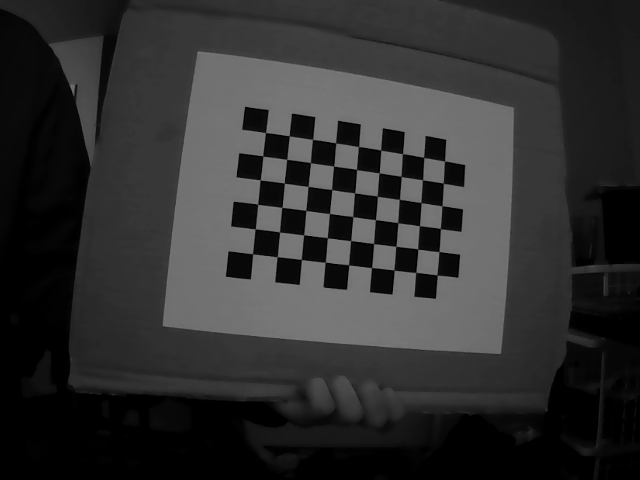
#> input picture computer_vision/calibration/calibration_images_left/0_capture_device0.png, 640 x 480 px; its folder holds 3 pictures in this run
$ python parameter_tuning.py   (older library calls are emulated)
#> lines starting #> are read from the running program, lines starting #| are printed output that depends on the picture; pictures that were not available may be replaced by others from this repository, and a replacement may not be noted
import cv2
import glob
import numpy as np
from computer_vision import config

# tunning strategy
"""
1) Determine a good default state as the base for incremental changes
2) One parameter at a time increment values, select the best choice, and use
    best choice as new current/default. Repeat this step for each parameter
"""

# default
current_minDisparity=0
current_numDisparities=64
current_blockSize=15
current_disp12MaxDiff=1
current_uniquenessRatio=7
current_speckleWindowSize=100
current_speckleRange=2

current_map = None

test_image_index = 0

title = (
    f"numDisp {current_numDisparities}, " + \
    f"blockSize {current_blockSize}, " + \
    f"MaxDiff {current_disp12MaxDiff}, " + \
    f"uniqRatio {current_uniquenessRatio}, " + \
    f"specWindSize {current_speckleWindowSize}, " + \
    f"specRange {current_speckleRange}"
)


def rectify_images():
    images_names = sorted(glob.glob(config.CALIBRATION_IMAGES_LEFT_PATH + "*"))
    im = cv2.imread(images_names[0], cv2.IMREAD_GRAYSCALE)
#> im is the input picture: shape (480, 640); min 0, max 128, mean 47.6
    imageSize = im.shape[::-1]
#> imageSize = (640, 480)

    # load the calibration results
    if config.IS_FISHEYE:
        data = np.load(config.CALIBRATION_PATH + config.CALIBRATION_VAR_FILE_FISHEYE)
#> (reads computer_vision/calibration/stereo_calibration_fisheye.npz from the repository)
    else:
        data = np.load(config.CALIBRATION_PATH + config.CALIBRATION_VAR_FILE)


    K1 = data["K1"]
    D1 = data["D1"]
    K2 = data["K2"]
    D2 = data["D2"]
    R = data["R"]
    T = data["T"]
    R1 = data["R1"]
    R2 = data["R2"]
    P1 = data["P1"]
    P2 = data["P2"]
    Q = data["Q"]

    if config.IS_FISHEYE:
        map1x, map1y = cv2.fisheye.initUndistortRectifyMap(
            K1, D1, R1, P1[:, :3], imageSize, cv2.CV_32FC1
        )

        map2x, map2y = cv2.fisheye.initUndistortRectifyMap(
            K2, D2, R2, P2[:, :3], imageSize, cv2.CV_32FC1
        )
    else:
        map1x, map1y = cv2.initUndistortRectifyMap(
            K1, D1, R1, P1, imageSize, cv2.CV_32FC1
        )

        map2x, map2y = cv2.initUndistortRectifyMap(
            K2, D2, R2, P2, imageSize, cv2.CV_32FC1
        )

    # do remapping based on grid findings
    imgs_l = sorted(glob.glob(config.CALIBRATION_TEST_IN_LEFT_PATH + "*"))
    imgs_r = sorted(glob.glob(config.CALIBRATION_TEST_IN_RIGHT_PATH + "*"))

    i = 0
    for img_l, img_r in zip(imgs_l, imgs_r):
        imL = cv2.imread(img_l, cv2.IMREAD_GRAYSCALE)
        imR = cv2.imread(img_r, cv2.IMREAD_GRAYSCALE)

        left_rect  = cv2.remap(imL,  map1x, map1y, cv2.INTER_LINEAR)
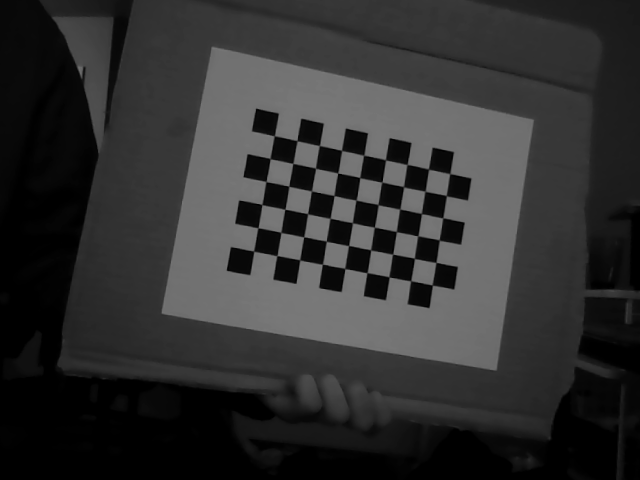
#> left_rect: shape (480, 640); min 0, max 126, mean 48.8
        right_rect = cv2.remap(imR, map2x, map2y, cv2.INTER_LINEAR)
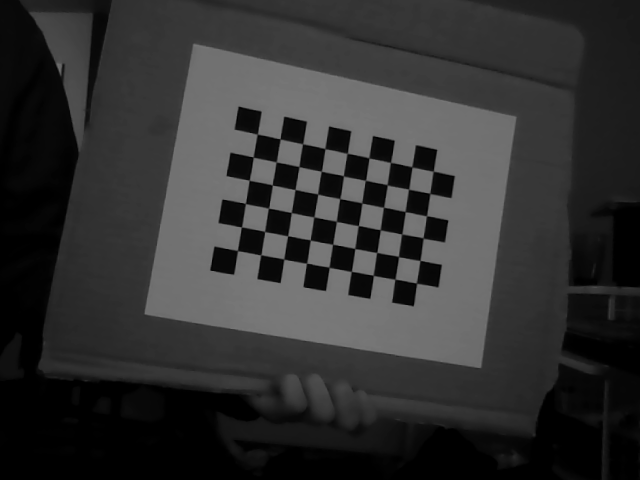
#> right_rect: shape (480, 640); min 0, max 126, mean 49.4

        cv2.imwrite(config.CALIBRATION_TEST_OUT_LEFT_PATH + f"left_rectified_img{i}.png", left_rect)
        cv2.imwrite(config.CALIBRATION_TEST_OUT_RIGHT_PATH + f"right_rectified_img{i}.png", right_rect)
        i+=1

    print("Baseline (m):", np.linalg.norm(T))


def build_disparity_map(
        minDisparity,
        numDisparities,
        blockSize,
        disp12MaxDiff=1,
        uniquenessRatio=10,
        speckleWindowSize=120,
        speckleRange=2,
        rect_img_index=0
    ):

    # create depth map
#> called with minDisparity = 0, numDisparities = 64, blockSize = 15, disp12MaxDiff = 1, uniquenessRatio = 7, speckleWindowSize = 100, speckleRange = 2, rect_img_index = 0
    img_path0 = config.CALIBRATION_TEST_OUT_LEFT_PATH + f"left_rectified_img{rect_img_index}.png"
    img_path1 = config.CALIBRATION_TEST_OUT_RIGHT_PATH + f"right_rectified_img{rect_img_index}.png"

    img0 = cv2.imread(img_path0, cv2.IMREAD_GRAYSCALE)
    img1 = cv2.imread(img_path1, cv2.IMREAD_GRAYSCALE)

    # stereo = cv2.StereoSGBM_create(numDisparities=128, blockSize=15)
    channels = 1 # since using grayscale use 1
    stereo = cv2.StereoSGBM_create(
        minDisparity=minDisparity,
        numDisparities=numDisparities,
        blockSize=blockSize,
        P1=8 * channels * blockSize**2, # recommended openCV formula
        P2=32 * channels * blockSize**2, # recommended openCV formula
        disp12MaxDiff=disp12MaxDiff,
        uniquenessRatio=uniquenessRatio,
        speckleWindowSize=speckleWindowSize,
        speckleRange=speckleRange
    )
    disparity = stereo.compute(img0, img1).astype(np.float32) / 16.0
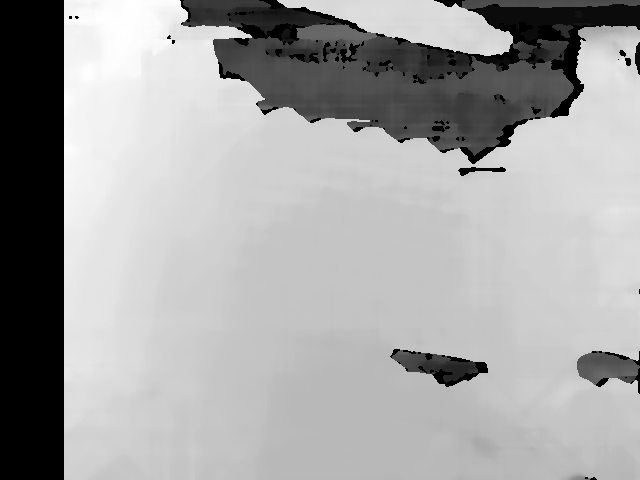
#> disparity: shape (480, 640) float32; min -1, max 21.06, mean 13.3; drawn with min black and max white
    map = cv2.normalize(disparity, None, 0, 255, cv2.NORM_MINMAX, cv2.CV_8U)

    return map


def tune_numDisparities(rect_img_index=0):
    # how far the matcher searches for a match
    # 16 - 512, val must be div by 16
#> called with rect_img_index = 0
    i = 16
    while i <= 512:
        current_numDisparities = i

        current_map = build_disparity_map(
            minDisparity=current_minDisparity,
            numDisparities=current_numDisparities,
            blockSize=current_blockSize,
            disp12MaxDiff=current_disp12MaxDiff,
            uniquenessRatio=current_uniquenessRatio,
            speckleWindowSize=current_speckleWindowSize,
            speckleRange=current_speckleRange,
            rect_img_index=rect_img_index
        )
#> call 2 of build_disparity_map, with minDisparity = 0, numDisparities = 16, blockSize = 15, disp12MaxDiff = 1, uniquenessRatio = 7, speckleWindowSize = 100, speckleRange = 2, rect_img_index = 0
#> in build_disparity_map (call 2), `disparity = stereo.compute(img0, img1).astype(np.float32) / 16.0`:
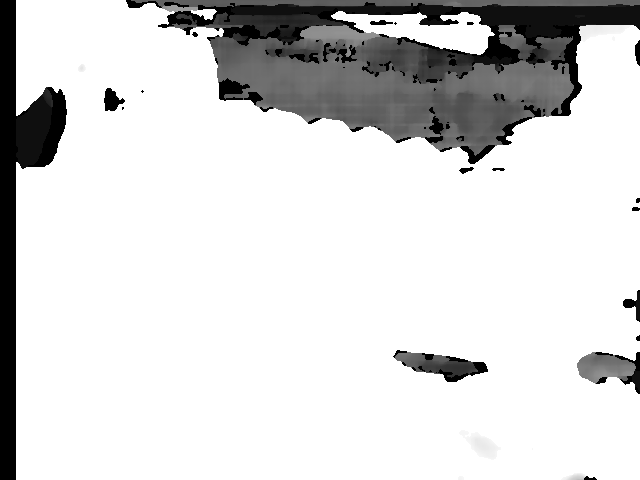
#> disparity: shape (480, 640) float32; min -1, max 15, mean 12.58; drawn with min black and max white

        title = (
        f"numDisp {current_numDisparities}, " + \
        f"blockSize {current_blockSize}, " + \
        f"MaxDiff {current_disp12MaxDiff}, " + \
        f"uniqRatio {current_uniquenessRatio}, " + \
        f"specWindSize {current_speckleWindowSize}, " + \
        f"specRange {current_speckleRange}"
        )
        cv2.imshow(title, current_map)
        i += i

    cv2.waitKey(0)
    cv2.destroyAllWindows()
    current_numDisparities = int(input("best numDisp (int): "))
#> the answer given: 3


def tune_blockSize(rect_img_index=0):
    # window size for block matching
    # 1 - 15
#> called with rect_img_index = 0
    for i in range(1, 16, 2):
        current_blockSize = i

        current_map = build_disparity_map(
            minDisparity=current_minDisparity,
            numDisparities=current_numDisparities,
            blockSize=current_blockSize,
            disp12MaxDiff=current_disp12MaxDiff,
            uniquenessRatio=current_uniquenessRatio,
            speckleWindowSize=current_speckleWindowSize,
            speckleRange=current_speckleRange,
            rect_img_index=rect_img_index
        )
#> in build_disparity_map (call 8), `disparity = stereo.compute(img0, img1).astype(np.float32) / 16.0`:
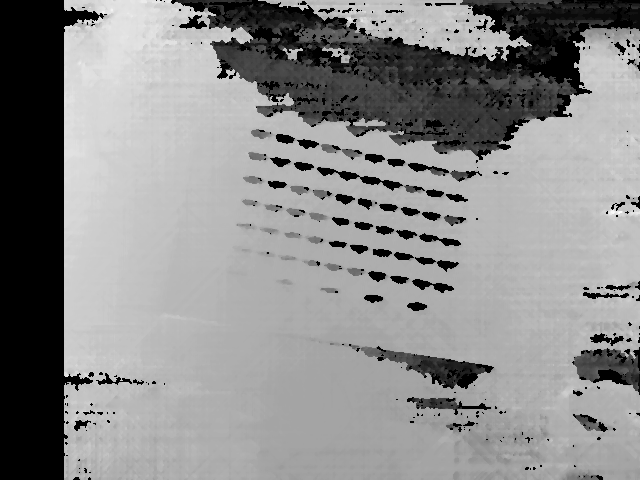
#> disparity: shape (480, 640) float32; min -1, max 23.88, mean 12.6; drawn with min black and max white

        title = (
        f"numDisp {current_numDisparities}, " + \
        f"blockSize {current_blockSize}, " + \
        f"MaxDiff {current_disp12MaxDiff}, " + \
        f"uniqRatio {current_uniquenessRatio}, " + \
        f"specWindSize {current_speckleWindowSize}, " + \
        f"specRange {current_speckleRange}"
        )
        cv2.imshow(title, current_map)

    cv2.waitKey(0)
    cv2.destroyAllWindows()
    current_blockSize = int(input("best blockSize (int): "))
#> the answer given: 100


def tune_MaxDiff(rect_img_index=0):
    # sets the maximum allowed difference between left and right image window
    # 0 - 10
#> called with rect_img_index = 0
    for i in range(1, 11):
        current_disp12MaxDiff = i

        current_map = build_disparity_map(
            minDisparity=current_minDisparity,
            numDisparities=current_numDisparities,
            blockSize=current_blockSize,
            disp12MaxDiff=current_disp12MaxDiff,
            uniquenessRatio=current_uniquenessRatio,
            speckleWindowSize=current_speckleWindowSize,
            speckleRange=current_speckleRange,
            rect_img_index=rect_img_index
        )

        title = (
        f"numDisp {current_numDisparities}, " + \
        f"blockSize {current_blockSize}, " + \
        f"MaxDiff {current_disp12MaxDiff}, " + \
        f"uniqRatio {current_uniquenessRatio}, " + \
        f"specWindSize {current_speckleWindowSize}, " + \
        f"specRange {current_speckleRange}"
        )
        cv2.imshow(title, current_map)

    cv2.waitKey(0)
    cv2.destroyAllWindows()
    current_disp12MaxDiff = int(input("best MaxDiff (int): "))
#> the answer given: 3


def tune_uniquenessRatio(rect_img_index=0):
    # rejects ambiguous matches
    # 1 - 15
#> called with rect_img_index = 0
    for i in range(1, 16, 2):
        current_uniquenessRatio = i

        current_map = build_disparity_map(
            minDisparity=current_minDisparity,
            numDisparities=current_numDisparities,
            blockSize=current_blockSize,
            disp12MaxDiff=current_disp12MaxDiff,
            uniquenessRatio=current_uniquenessRatio,
            speckleWindowSize=current_speckleWindowSize,
            speckleRange=current_speckleRange,
            rect_img_index=rect_img_index
        )

        title = (
        f"numDisp {current_numDisparities}, " + \
        f"blockSize {current_blockSize}, " + \
        f"MaxDiff {current_disp12MaxDiff}, " + \
        f"uniqRatio {current_uniquenessRatio}, " + \
        f"specWindSize {current_speckleWindowSize}, " + \
        f"specRange {current_speckleRange}"
        )
        cv2.imshow(title, current_map)

    cv2.waitKey(0)
    cv2.destroyAllWindows()
    current_uniquenessRatio = int(input("best uniqRatio (int): "))
#> the answer given: 3


def tune_speckleWindowSize(rect_img_index=0):
    # minimum connected region size to keep
    # 50 - 200
#> called with rect_img_index = 0
    for i in range(50, 200, 25):
        current_speckleWindowSize = i

        current_map = build_disparity_map(
            minDisparity=current_minDisparity,
            numDisparities=current_numDisparities,
            blockSize=current_blockSize,
            disp12MaxDiff=current_disp12MaxDiff,
            uniquenessRatio=current_uniquenessRatio,
            speckleWindowSize=current_speckleWindowSize,
            speckleRange=current_speckleRange,
            rect_img_index=rect_img_index
        )

        title = (
        f"numDisp {current_numDisparities}, " + \
        f"blockSize {current_blockSize}, " + \
        f"MaxDiff {current_disp12MaxDiff}, " + \
        f"uniqRatio {current_uniquenessRatio}, " + \
        f"specWindSize {current_speckleWindowSize}, " + \
        f"specRange {current_speckleRange}"
        )
        cv2.imshow(title, current_map)

    cv2.waitKey(0)
    cv2.destroyAllWindows()
    current_speckleWindowSize = int(input("best specWindSize (int): "))
#> the answer given: 100


def tune_speckleRange(rect_img_index=0):
    # minimum connected region size to keep
    # 1 - 5
#> called with rect_img_index = 0
    for i in range(1, 5):
        current_speckleRange = i

        current_map = build_disparity_map(
            minDisparity=current_minDisparity,
            numDisparities=current_numDisparities,
            blockSize=current_blockSize,
            disp12MaxDiff=current_disp12MaxDiff,
            uniquenessRatio=current_uniquenessRatio,
            speckleWindowSize=current_speckleWindowSize,
            speckleRange=current_speckleRange,
            rect_img_index=rect_img_index
        )

        title = (
        f"numDisp {current_numDisparities}, " + \
        f"blockSize {current_blockSize}, " + \
        f"MaxDiff {current_disp12MaxDiff}, " + \
        f"uniqRatio {current_uniquenessRatio}, " + \
        f"specWindSize {current_speckleWindowSize}, " + \
        f"specRange {current_speckleRange}"
        )
        cv2.imshow(title, current_map)

    cv2.waitKey(0)
    cv2.destroyAllWindows()
    current_speckleRange = int(input("best specRange (int): "))
#> the answer given: 3


if __name__ == "__main__":

    test_image_index = 0 # change to test different test image

    # must run rectify_images before any build_disparity_map()
    rectify_images()

    current_map = build_disparity_map(
        minDisparity=current_minDisparity,
        numDisparities=current_numDisparities,
        blockSize=current_blockSize,
        disp12MaxDiff=current_disp12MaxDiff,
        uniquenessRatio=current_uniquenessRatio,
        speckleWindowSize=current_speckleWindowSize,
        speckleRange=current_speckleRange
    )

    # 1
    cv2.imshow("default " + title, current_map)
    cv2.waitKey(0)
    cv2.destroyAllWindows()

    # 2
    tune_numDisparities(test_image_index)
    tune_blockSize(test_image_index)
    tune_MaxDiff(test_image_index)
    tune_uniquenessRatio(test_image_index)
    tune_speckleWindowSize(test_image_index)
    tune_speckleRange(test_image_index)

    cv2.imshow("result " + title, current_map)
    cv2.waitKey(0)
    cv2.destroyAllWindows()
